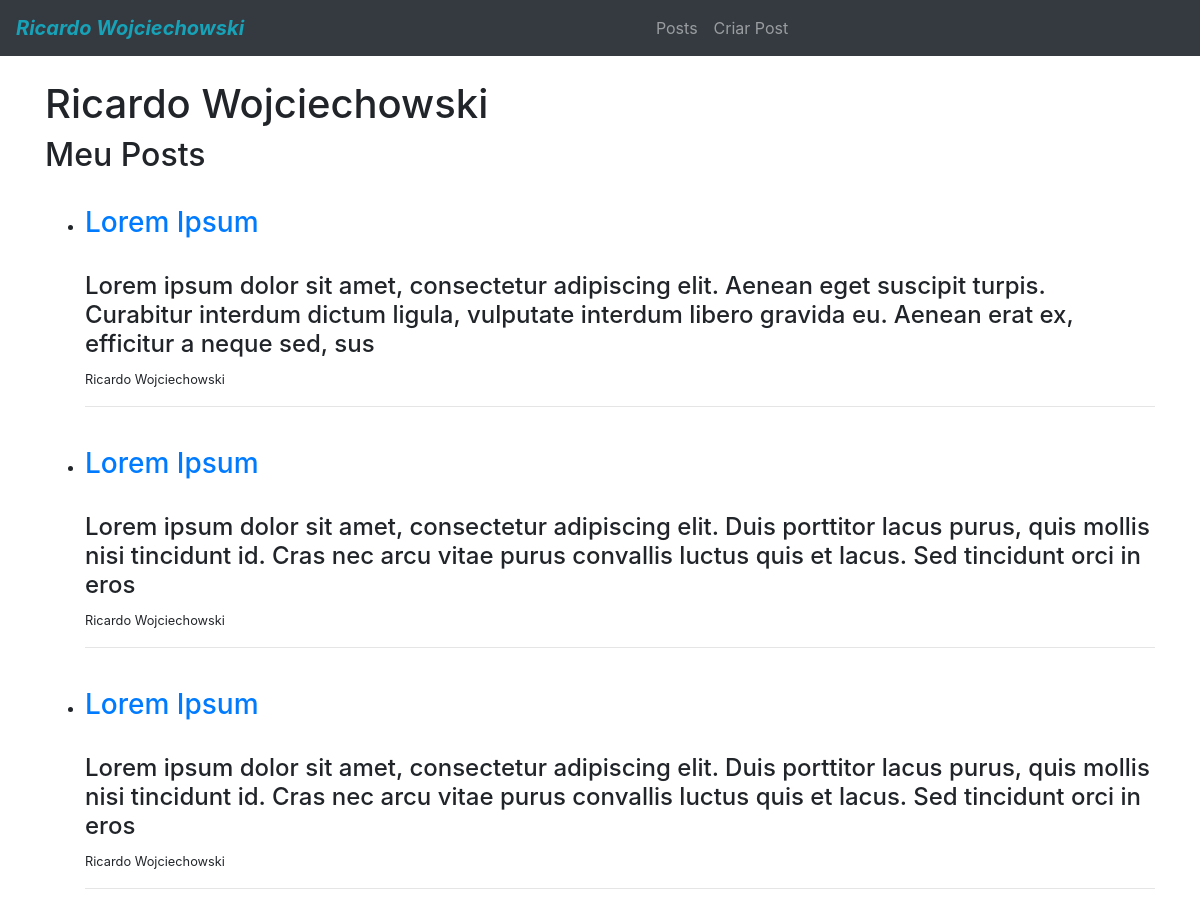
The app's page / (upper part), older data.
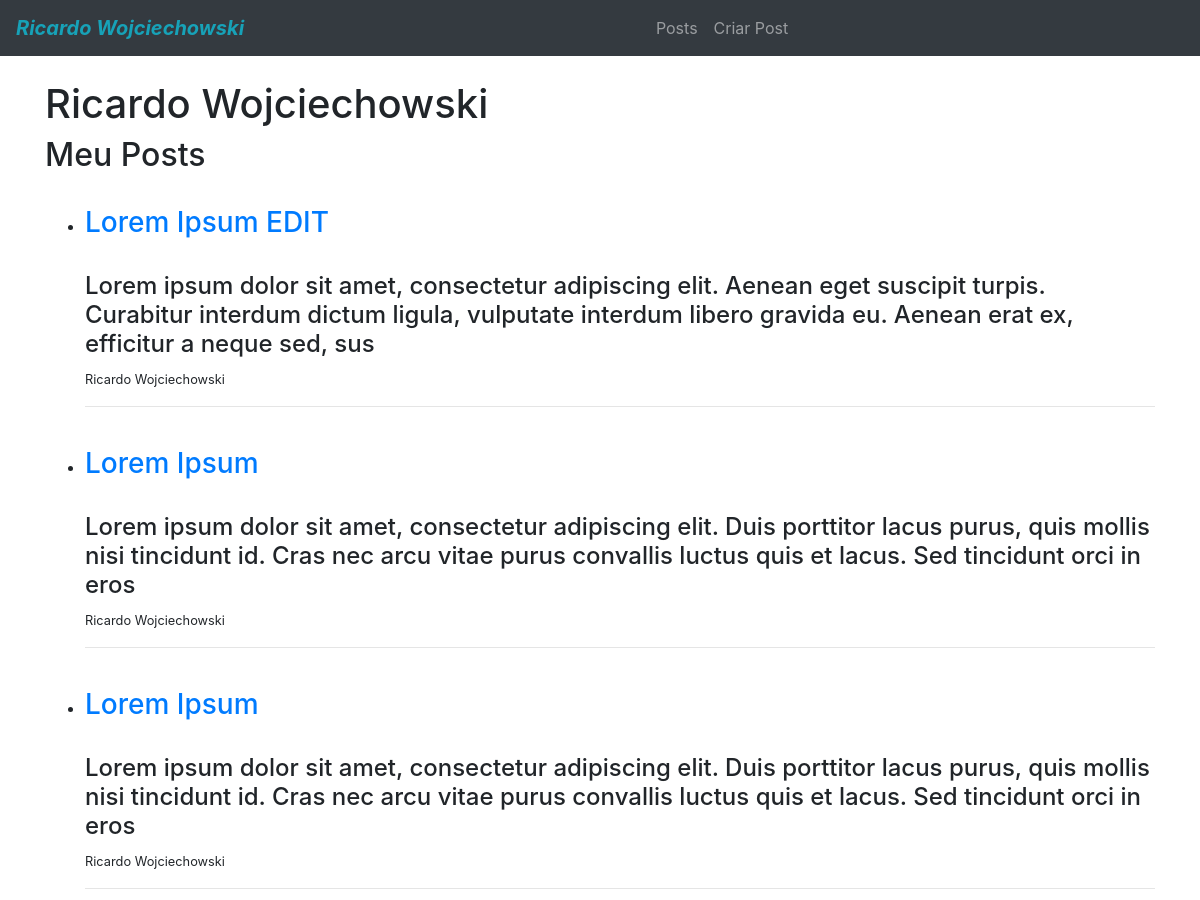
The same page, newer data.
### blog/models.py (models this page shows, shortened)
class Post(models.Model):
    title = models.CharField(max_length=255)
    author = models.ForeignKey(User, on_delete=models.CASCADE)
    body = models.TextField()

### blog/views.py (the view)
# urls.py: path('', HomeView.as_view(), name="home"),
class HomeView(ListView):
    model = Post
    template_name = 'home.html'

### templates/home.html
{% extends 'base.html' %}
{% block content %}
<h1>Ricardo Wojciechowski</h1>
<h2>Meu Posts</h2>
<ul>
    {% for post in object_list %}
        <br>
        <li>
            <h3><a href="{% url 'article-detail' post.pk %}">{{ post.title }}</a></h3>
            <br>
            <h4>{{ post.body | slice:":200" }}</h4>
            <p><small>{{ post.author.first_name }} {{ post.author.last_name }}</small></p>
        </li>
        <hr>
    {% endfor %}
</ul>
{% endblock %}

Row changes from the older to the newer data that the page shows:
changed Post: title "Lorem Ipsum" → "Lorem Ipsum EDIT"
